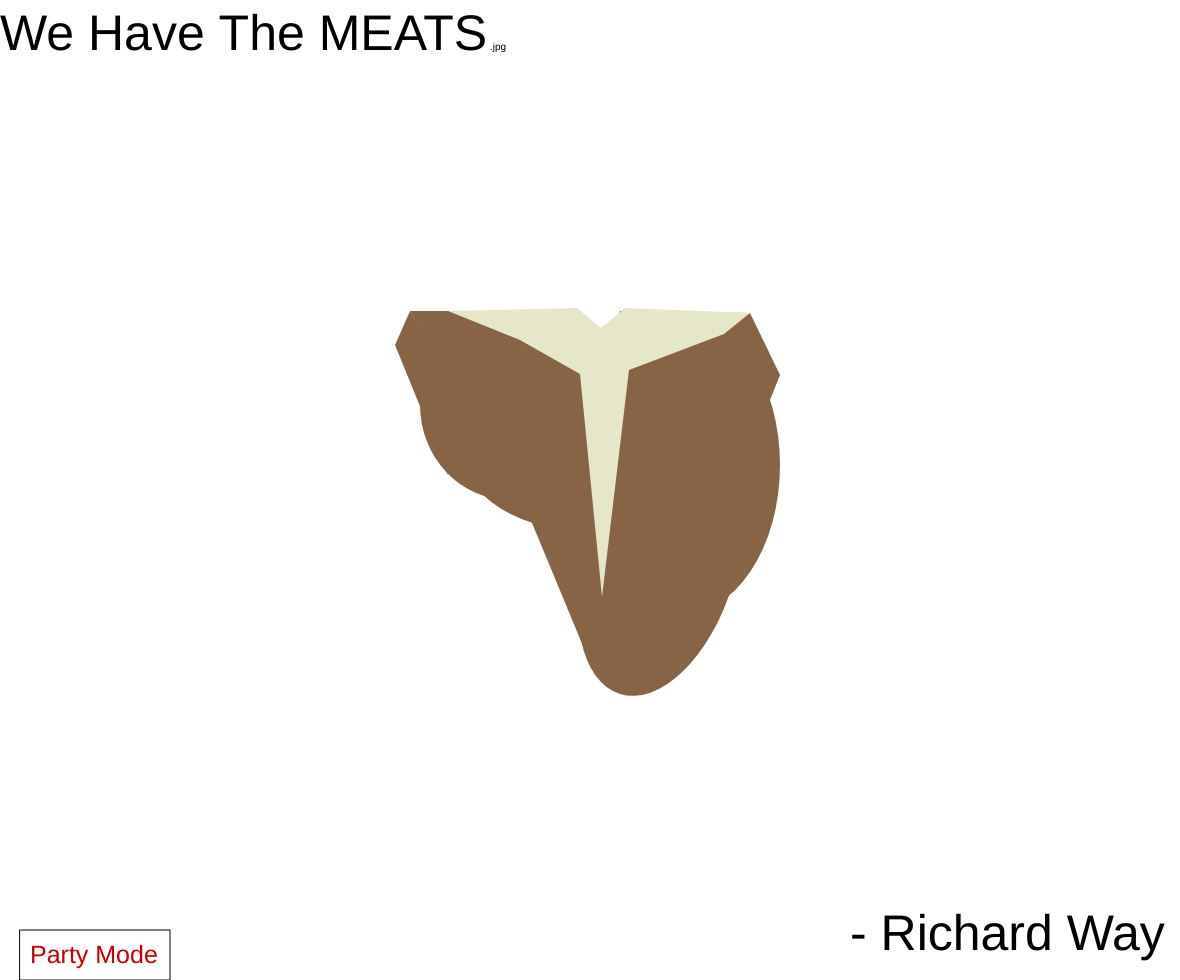
Frame 1 (no input)
Frame 60 (no input): identical to frame 1, image omitted
Frame 120 (the mouse pressed at the canvas centre since frame 60): identical to frame 1, image omitted

The p5.js sketch that drew this single still picture (run headless with seeded random() and noise() and a simulated clock; from frame 60 on, the mouse is pressed at the canvas centre):

// p5.js sketch
// ── sketch.js
var party = false;
var backgroundColor = [255, 255, 255];

function setup() {
  createCanvas(windowWidth - 20, windowHeight - 20);
}

function draw() {
  background(backgroundColor);
  if (party == true) {
    drawConfetti(20);
  }
  drawSteak();
  drawSignature();
  drawTitle();
  drawButton();
}

function drawSignature() {
  let x = windowWidth - 350;
  let y = windowHeight - 50;

  push();
  noStroke();
  if (party == true) {
    fill(random(255), random(255), random(255));
  } else {
    fill(0);
  }
  textSize(50);
  text("- Richard Way", x, y);
  pop();
}

function drawTitle() {
  push();
  textSize(50);
  noStroke();
  if (party == true) {
    fill(random(255), random(255), random(255));
  } else {
    fill(0);
  }
  text("We Have The MEATS", 0, 50);
  textSize(10);
  if (party == true) {
    text(".gif", 490, 50);
  } else {
    text(".jpg", 490, 50);
  }
  pop();
}

function drawSteak() {
  push();
  translate((windowWidth / 2) - 350, (windowHeight / 2) - 325);
  strokeWeight(0);
  fill(135, 100, 70);
  ellipse(260, 230, 180, 190);
  ellipse(330, 260, 250, 190);
  ellipse(430, 290, 200, 300);
  push();
  translate(410, 390);
  rotate(0.3);
  ellipse(0, 0, 150, 270);
  pop();
  triangle(160, 136, 250, 136, 198, 200);
  quad(145, 170, 160, 136, 200, 200, 198, 300);
  quad(200, 150, 345, 500, 450, 400, 530, 200);
  quad(370, 136, 500, 138, 530, 200, 300, 300);

  beginShape();
  fill(230, 230, 200);
  vertex(198, 136);
  vertex(327, 133);
  vertex(351, 153);
  vertex(375, 133);
  vertex(500, 138);
  vertex(474, 159);
  vertex(379, 195);
  vertex(352, 422);
  vertex(330, 199);
  vertex(270, 165);
  vertex(198, 136);
  endShape();
  pop();
}

function drawConfetti(n) {
  for (i = 0; i < n; i++) {
    let x = random(windowWidth - 20);
    let y = random(windowHeight - 20);
    let r = random(255);
    let g = random(255);
    let b = random(255);
    let s = random(10, 30);
    push();
    noStroke();
    fill(r, g, b);
    circle(x, y, s);
    pop();
  }
}

function drawButton() {
  let y = windowHeight - 70;
  mouseOnButton();
  push();
  rect(20, y, 150, 50);
  if (party == true) {
    fill(0, 200, 0);
  } else {
    fill(200, 0, 0);
  }
  textSize(25);
  text("Party Mode", 30, y + 33);
  pop();
}

function mouseClicked() {
  if (mouseButton === LEFT && mouseOnButton()) {
    if (party == false) {
      party = true;
    } else {
      party = false;
    }
  }
}

function mouseOnButton() {
  if (mouseX >= 20 && mouseX <= 170 && mouseY >= (windowHeight - 70) && mouseY <= ((windowHeight - 70) + 50)) {
    cursor(HAND);
    return true;
  } else {
    cursor(ARROW);
    return false;
  }
}
// ── sketch.html
<DOCTYPE html></DOCTYPE>
<html>
    <head>
        <title>
            Fewd Skech
        </title>
    </head>
    <body>
        <script src="p5.min.js"></script>
        <script src="sketch.js"></script>
    </body>
</html>
